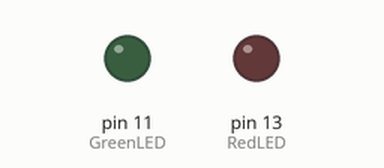
Recording of a sketch running on a simulated Arduino Uno, built with avr-gcc and run on an emulated ATmega328P. Shown: output pins drawn as LEDs (lit = HIGH).

Above: at 0.6 s.
At 3.47 s:
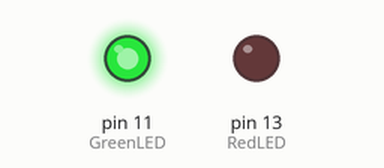
At 5.87 s:
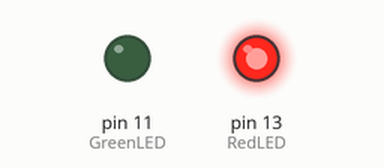
Timing chart, 0 to 6.2 s (numbered marks = the images above):
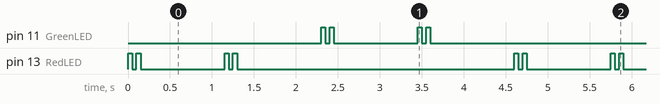

Measured:
- by itself, pin 11 (GreenLED), pin 13 (RedLED): repeats every 4.6 s: LOW 0.05 s, HIGH 0.05 s, LOW 1.0 s, HIGH 0.05 s, LOW 0.05 s, HIGH 0.05 s, LOW 3.3 s, HIGH 0.05 s
- by itself, everything shown: repeats every 4.6 s, in 16 steps

The sketch:

First_LED_Sketch.ino
```cpp
int RedLED = 13;
int GreenLED = 11;

int timeOff = 950;
int BurstOff = 50;
int timeOn = 50;
int LongDelay = 1000;

void setup() {
  // Pigolon setup goes here
  pinMode(RedLED,OUTPUT);
  pinMode(GreenLED,OUTPUT);

}

void loop() {
  // looping pigolon tricks

for (int i = 1; i <= 2; i += 1) { //Starts a for loop (Begin, Run while this is true, Do this after one iteration)
  digitalWrite(RedLED,HIGH);
  delay(timeOn);
  digitalWrite(RedLED,LOW);
  delay(BurstOff);
  digitalWrite(RedLED,HIGH);
  delay(timeOn);
  digitalWrite(RedLED,LOW);
  delay(LongDelay);
}

for (int i = 1; i <= 2; i += 1) {
  digitalWrite(GreenLED,HIGH);
  delay(timeOn);
  digitalWrite(GreenLED,LOW);
  delay(BurstOff);
  digitalWrite(GreenLED,HIGH);
  delay(timeOn);
  digitalWrite(GreenLED,LOW);
  delay(LongDelay);
}

}
```
